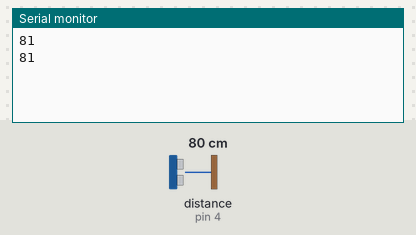
The sketch below on a simulated Arduino Uno, built with avr-gcc and run on an emulated ATmega328P. On the bench: the last lines printed to the serial monitor. The test bench sets the inputs (shaded band); at power-on: distance to the obstacle (sensor on pin 4) 80 cm. The echo pulse lasts 58.3 µs per cm.

Above: at 1.5 s.
1.6 s: distance to the obstacle (sensor on pin 4) set to 2 cm
At 2.4 s:
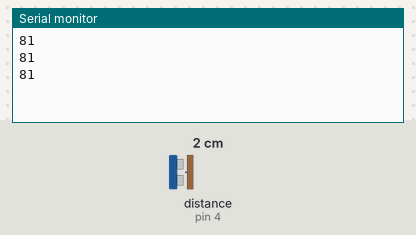
3.1 s: distance to the obstacle (sensor on pin 4) set to 4 cm
At 3.8 s:
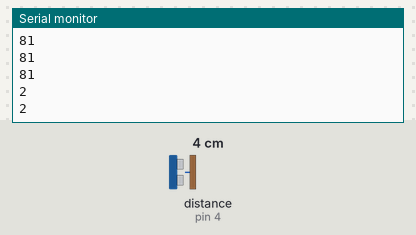
Timing chart, 0 to 6.1 s (numbered marks = the images above; inputs shaded):
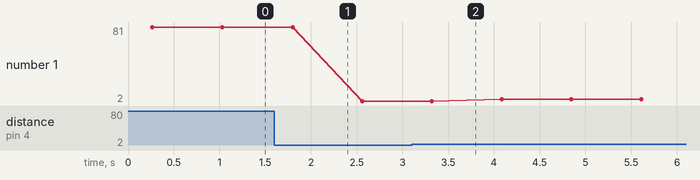

The sketch:

Ultrasonic_TEST.ino
```cpp
/*
 A program which tests ultrasonic sensor

 Carl Timms
 December 31 2016
*/


#include <NewPing.h>


#define TRIGGER_PIN           2       //ultrasonic trigger pin
#define ECHO_PIN              4       //ultrasonic echo pin
#define MAX_DISTANCE          500     //ultrasonic max range


NewPing sonar(TRIGGER_PIN, ECHO_PIN, MAX_DISTANCE);


void setup()
{
  Serial.begin (9600);
}

void loop()
{
  Serial.println(USread());
  delay(500);
}


int USread() {
  /*
   * Returns reading from ultrasonic sensor in cm
   */

  int USping = sonar.ping_median(10);
  int UScm = sonar.convert_cm(USping);

  if(USping == 0) {
    return 500;
  }

  return UScm;
}
```

Measured:
- plotted number 1: 81 → 2 after the input at 1.6 s, 2 → 4 after the input at 3.1 s
